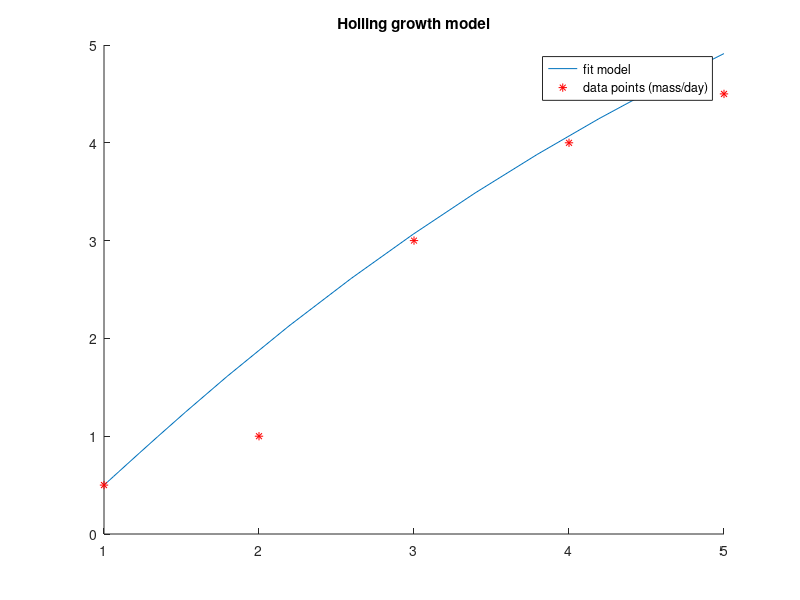

Write MATLAB code to recreate this figure.
% Assume the mass of a tumor has a weight of 0.5 grams
% on day 1, 1 gram on day 2, 3 grams on day 3,
% 4 grams on day 4, and 4.5 grams on day 5.

% Find a set of parameters that
% best  fits  the  data  to  the growth model of interest

function tumor_growth_model_fit()

% This program attempts to find values for r and K in logistic
% model that best fit a given set of data by using fminsearch
clear;
close all;
global T M r K model miu
% choose model
%% 'logistic', 'vonBertalanffy', 'Gompertz', 'Bernoulli', 'Holling'
model =  'Holling'; 
x0=[0.8; 5];
[min, ~]=fminsearch(@er,x0,optimset('TolX',1e-6,'MaxIter',200));
r = min(1); 
K = min(2);
miu = 2.7;
k = 0.05;
% choose model
%% @logistic, @vonbertalanffy, @gompertz, @bernoulli, @holling
[t,y]=ode23s(@holling,[1 5],0.5); 
plot(t,y,T,M,'r*');
set(gcf, 'color', 'w');
title(sprintf('%s growth model', model));
legend('fit model', 'data points (mass/day)');
box off;

end

%function for ode solver
function z=er(x)
global T M r K model miu k
tt=0:1:60;
% data points from experiment
T=[1,2,3,4,5]'; 
M=[0.5,1,3,4,4.5]';
r=x(1); 
K=x(2);
miu = 2.7;
k = 0.05;
y0 = 0.1; 
switch model
    case 'logistic'
        [~, y1] = ode23s(@logistic, tt, y0);
    case 'vonBertalanffy'
        [~, y1] = ode23s(@vonbertalanffy, tt, y0);
    case 'Gompertz'
        [~, y1] = ode23s(@gompertz, tt, y0);
    case 'Bernoulli'
        [~, y1] = ode23s(@bernoulli, tt, y0);
    case 'Holling'
        [~, y1] = ode23s(@holling, tt, y0);
end
z=sum((y1(T)-M).^2); % minimize the squared error criteria
end

% logistic model
function yp = logistic(~,y)
global r K
yp = y; 
yp(1) = r*y(1)*(1 - y(1)/K);
end

% von Bertalanffy model
function yp = vonbertalanffy(~,y)
global r K
yp = y; 
yp(1) = r*y(1)*(1/(y(1)^(1/3)) - 1/K);
end

% Gompertz model
function yp = gompertz(~,y)
global r K
yp = y; 
yp(1) = r*y(1)*(1/K - log(y(1)));
end

% Bernoulli model
function yp = bernoulli(~,y)
global r K miu
yp = y; 
yp(1) = r*y(1)*(1 - (y(1)^(miu - 1))/K);
end

% Holling type 2 model
function yp = holling(~,y)
global r K k
yp = y; 
yp(1) = r*y(1)*((K - (k + y(1)))/(K*(k+y(1))));
end